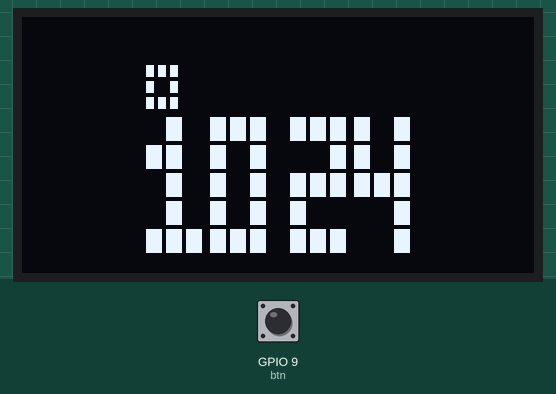
A program run on a simulated ESP32 board running MicroPython. Parts: 128×64 one-colour display. The test bench sets the inputs (shaded band); at power-on: GPIO 9 (btn) HIGH. The clock reads 2024-03-15 10:24:30 at power-on unless the program sets it.

Above: at 1.2 s.
1.3 s: GPIO 9 (btn) pulled LOW for 1.25 s
At 2.4 s:
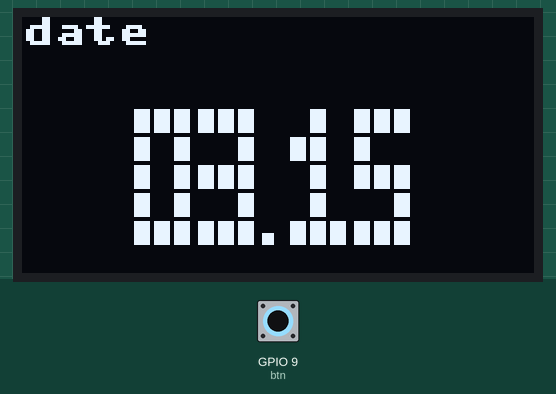
4.0 s: GPIO 9 (btn) pulled LOW for 1.25 s
At 4.6 s:
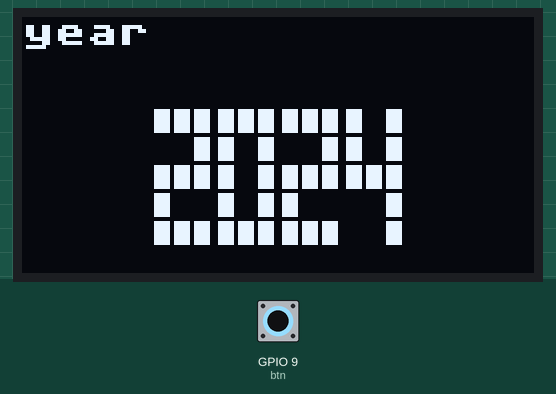
6.7 s: GPIO 9 (btn) pulled LOW for 3.2 s
At 7.6 s:
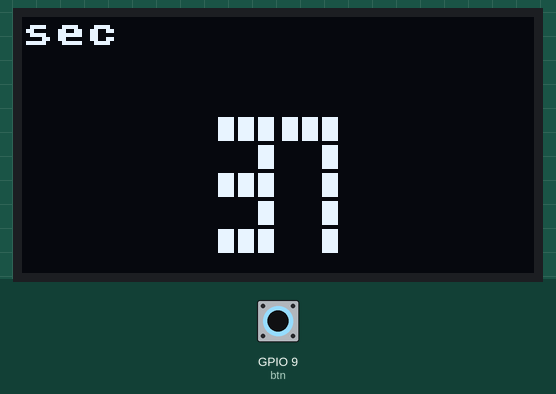
11.4 s: GPIO 9 (btn) pulled LOW for 1.25 s
At 13.2 s:
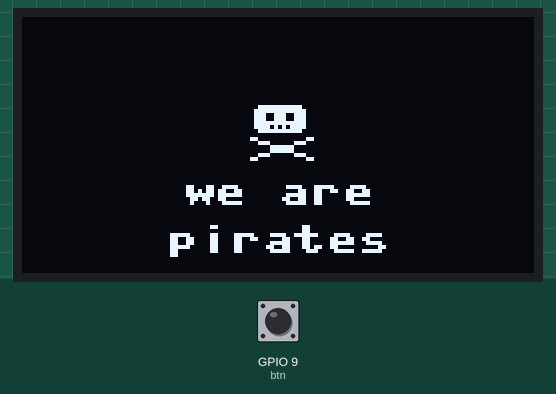
Timing chart, 0 to 14.7 s (numbered marks = the images above; inputs shaded):
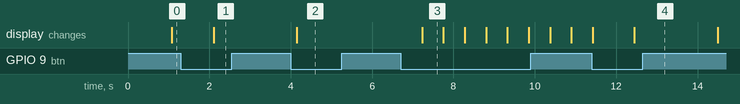

The program:

clock.py
```python
from machine import Pin, SoftI2C, RTC
import ssd1306
import time

i2c = SoftI2C(scl=Pin(6), sda=Pin(5))
oled = ssd1306.SSD1306_I2C(128, 64, i2c)
rtc = RTC()

btn = Pin(9, Pin.IN, Pin.PULL_UP)

mode = 0
NUM_MODES = 5
btn_prev = 1

DIGITS = {
    0: [1,1,1, 1,0,1, 1,0,1, 1,0,1, 1,1,1],
    1: [0,1,0, 1,1,0, 0,1,0, 0,1,0, 1,1,1],
    2: [1,1,1, 0,0,1, 1,1,1, 1,0,0, 1,1,1],
    3: [1,1,1, 0,0,1, 1,1,1, 0,0,1, 1,1,1],
    4: [1,0,1, 1,0,1, 1,1,1, 0,0,1, 0,0,1],
    5: [1,1,1, 1,0,0, 1,1,1, 0,0,1, 1,1,1],
    6: [1,1,1, 1,0,0, 1,1,1, 1,0,1, 1,1,1],
    7: [1,1,1, 0,0,1, 0,0,1, 0,0,1, 0,0,1],
    8: [1,1,1, 1,0,1, 1,1,1, 1,0,1, 1,1,1],
    9: [1,1,1, 1,0,1, 1,1,1, 0,0,1, 1,1,1],
}

LETTERS = {
    'a': [1,1,1, 1,0,1, 1,1,1],
    'p': [1,1,0, 1,1,0, 1,0,0],
}

BW = 4
BH = 6
GAP = 1


def draw_digit(d, x, y, bw=BW, bh=BH, gap=GAP):
    pat = DIGITS[d]
    for r in range(5):
        for c in range(3):
            oled.fill_rect(x + c * (bw + gap), y + r * (bh + gap), bw, bh, pat[r * 3 + c])


def draw_letter(ch, x, y):
    pat = LETTERS[ch]
    bw, bh, gap = 2, 3, 1
    for r in range(3):
        for c in range(3):
            oled.fill_rect(x + c * (bw + gap), y + r * (bh + gap), bw, bh, pat[r * 3 + c])


def draw_colon(x, y, on, bh=BH, gap=GAP):
    v = 1 if on else 0
    dh = 5 * (bh + gap) - gap
    oled.fill_rect(x, y + dh // 3, 2, 2, v)
    oled.fill_rect(x, y + dh * 2 // 3, 2, 2, v)


def draw_dot(x, y, bh=BH, gap=GAP):
    dh = 5 * (bh + gap) - gap
    oled.fill_rect(x, y + dh - 3, 3, 3, 1)


def check_button():
    global btn_prev, mode
    val = btn.value()
    if btn_prev == 1 and val == 0:
        mode = (mode + 1) % NUM_MODES
    btn_prev = val


def draw_mode_clock(blink):
    dt = rtc.datetime()
    h24, m = dt[4], dt[5]
    ampm = 'a' if h24 < 12 else 'p'
    h12 = h24 % 12 or 12
    dw = 3 * (BW + GAP) - GAP
    sp = 2
    cw = 2
    tw = dw * 4 + cw + sp * 4
    sx = (128 - tw) // 2
    dh = 5 * (BH + GAP) - GAP
    y = (64 - dh) // 2 + 10
    cx = sx
    if h12 >= 10:
        draw_digit(h12 // 10, cx, y)
    cx += dw + sp
    draw_digit(h12 % 10, cx, y)
    cx += dw + sp
    draw_colon(cx, y, blink)
    cx += cw + sp
    draw_digit(m // 10, cx, y)
    cx += dw + sp
    draw_digit(m % 10, cx, y)
    draw_letter(ampm, sx, y - 13)


def draw_mode_date():
    dt = rtc.datetime()
    mo, day = dt[1], dt[2]
    dw = 3 * (BW + GAP) - GAP
    sp = 2
    dotw = 5
    tw = dw * 4 + dotw + sp * 4
    sx = (128 - tw) // 2 - 1
    dh = 5 * (BH + GAP) - GAP
    y = (64 - dh) // 2 + 8
    cx = sx
    draw_digit(mo // 10, cx, y)
    cx += dw + sp
    draw_digit(mo % 10, cx, y)
    cx += dw + sp
    draw_dot(cx, y)
    cx += dotw + sp
    draw_digit(day // 10, cx, y)
    cx += dw + sp
    draw_digit(day % 10, cx, y)
    oled.text('date', 0, 0, 1)


def draw_mode_year():
    yr = rtc.datetime()[0]
    dw = 3 * (BW + GAP) - GAP
    sp = 2
    tw = dw * 4 + sp * 3
    sx = (128 - tw) // 2
    dh = 5 * (BH + GAP) - GAP
    y = (64 - dh) // 2 + 8
    draw_digit(yr // 1000, sx, y)
    draw_digit((yr // 100) % 10, sx + dw + sp, y)
    draw_digit((yr // 10) % 10, sx + (dw + sp) * 2, y)
    draw_digit(yr % 10, sx + (dw + sp) * 3, y)
    oled.text('year', 0, 0, 1)


def draw_mode_seconds(blink):
    s = rtc.datetime()[6]
    dw = 3 * (BW + GAP) - GAP
    sp = 2
    tw = dw * 2 + sp
    sx = (128 - tw) // 2
    dh = 5 * (BH + GAP) - GAP
    y = (64 - dh) // 2 + 10
    draw_digit(s // 10, sx, y)
    draw_digit(s % 10, sx + dw + sp, y)
    if blink:
        oled.fill_rect(sx + tw + 3, y + dh - 3, 2, 2, 1)
    oled.text('sec', 0, 0, 1)


def draw_mode_secret(frame):
    cx, cy = 59, 22
    # Skull head (11x7)
    oled.fill_rect(cx, cy, 11, 7, 1)
    oled.fill_rect(cx - 1, cy + 1, 1, 5, 1)
    oled.fill_rect(cx + 11, cy + 1, 1, 5, 1)
    # Eyes
    oled.fill_rect(cx + 2, cy + 2, 2, 2, 0)
    oled.fill_rect(cx + 7, cy + 2, 2, 2, 0)
    # Mouth
    oled.fill_rect(cx + 3, cy + 5, 1, 1, 0)
    oled.fill_rect(cx + 5, cy + 5, 1, 1, 0)
    oled.fill_rect(cx + 7, cy + 5, 1, 1, 0)
    # Crossbones
    oled.line(cx - 2, cy + 8, cx + 13, cy + 13, 1)
    oled.line(cx + 13, cy + 8, cx - 2, cy + 13, 1)
    b = 2 if (frame % 4) < 2 else 0
    oled.text('we are', 40, 38 + b, 1)
    oled.text('pirates', 36, 50 + b, 1)
    if (frame % 6) < 3:
        oled.rect(0, 0, 128, 64, 1)


def main():
    blink = True
    frame = 0
    while True:
        check_button()
        oled.fill(0)
        if mode == 0:
            draw_mode_clock(blink)
        elif mode == 1:
            draw_mode_date()
        elif mode == 2:
            draw_mode_year()
        elif mode == 3:
            draw_mode_seconds(blink)
        elif mode == 4:
            draw_mode_secret(frame)
        oled.show()
        blink = not blink
        frame += 1
        time.sleep(0.5 if mode == 3 else 1)

main()
```

Measured:
- after the input at 1.3 s, the display: changes after 0.80 s (image 1)
- after the input at 4.0 s, the display: changes after 0.15 s (image 2)
- after the input at 6.7 s, the display: changes after 0.53 s (image 3)
- after the input at 11.4 s, the display: first changes at once (image 4 shows a later state)
